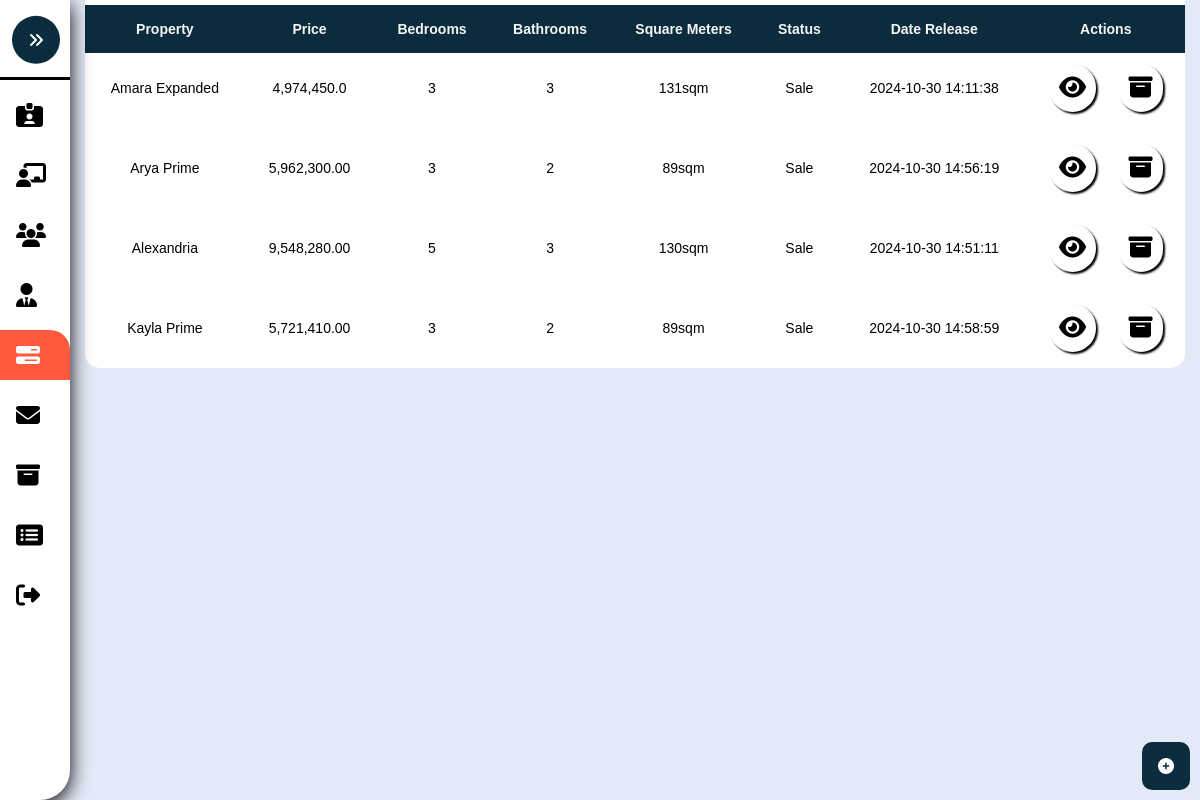
/Admin-Properties.php, run on an earlier commit of the app's database.
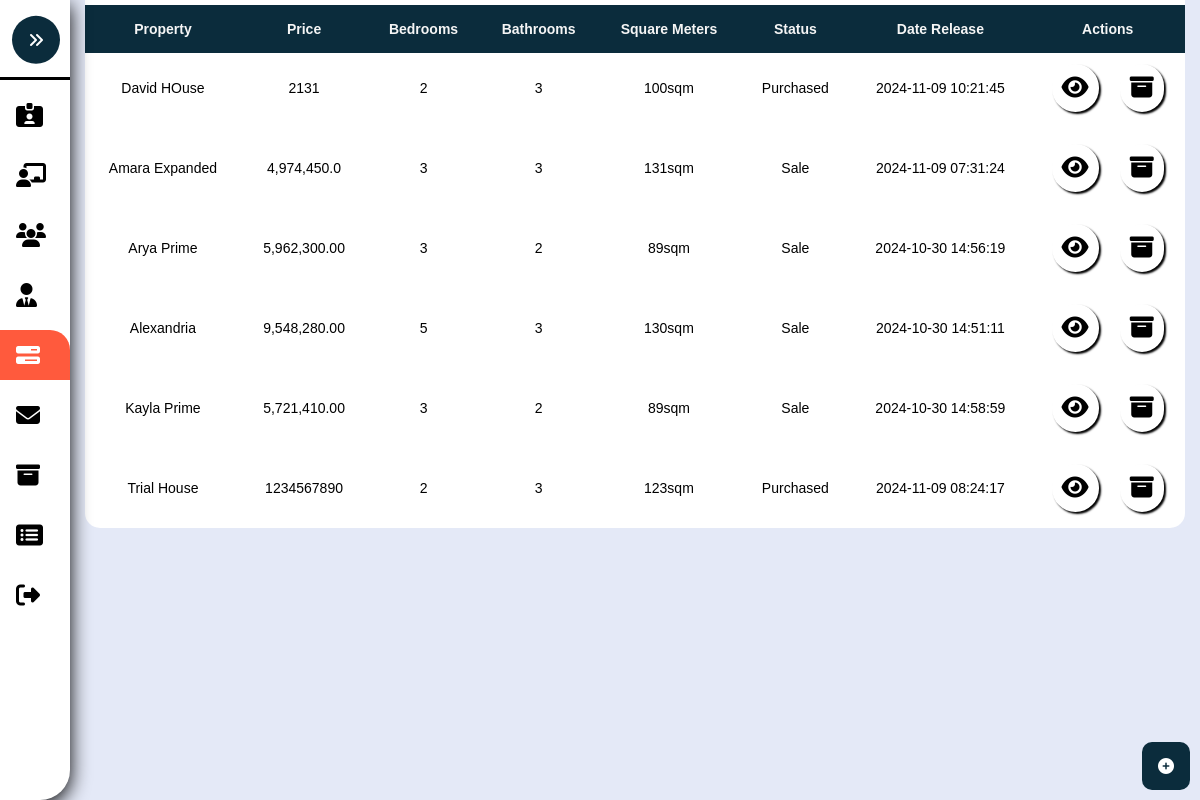
And on a later commit of the database.
### tables this page shows
CREATE TABLE `properties` (
  `PropertyID` int(8) NOT NULL,
  `Property` varchar(255) NOT NULL,
  `Description` varchar(255) NOT NULL,
  `Price` varchar(255) NOT NULL,
  `Bedrooms` int(8) NOT NULL,
  `Bathrooms` int(8) NOT NULL,
  `Lot` varchar(255) NOT NULL,
  `Block` varchar(255) NOT NULL,
  `Phase` varchar(255) NOT NULL,
  `Area_sqft` varchar(255) NOT NULL,
  `VirtualTour` varchar(255) NOT NULL,
  `Calendar` timestamp NOT NULL DEFAULT current_timestamp(),
  `Status` varchar(255) NOT NULL,
  `IExterior` longblob DEFAULT NULL,
  `IBedroom` longblob DEFAULT NULL,
  `IBathroom` longblob DEFAULT NULL,
  `IAttic` longblob DEFAULT NULL,
  `IDining` longblob DEFAULT NULL,
  `Role` varchar(255) NOT NULL
);

### Admin-Properties.php (the view, shortened to what this page needs)
<?php
	include './Assets/Php/Connection.php';
?>
<!DOCTYPE html>
<html>
<head>
	<link rel="stylesheet" type="text/css" href="./Assets/Css/Admin.css?v=<?php echo time(); ?>">
</head>
<body>
	<nav class="sidebar close" id="sidebar">
		<header>
			<figure class="image-container">
			</figure>
			<button class="toggle">
				<i class="fa-solid fa-angles-right"></i>
			</button>
		</header>
		<div class="menu-bar">
			<div class="menu">
				<ul class="menu-links">
					<li class="nav-link">
						<a href="./Admin-Account.php" >
							<i class="fa-solid fa-id-card-clip"></i>
						</a>
					</li>
					<li class="nav-link">
						<a href="./Admin-Pending.php">
							<i class="fa-solid fa-chalkboard-user"></i>
						</a>
					</li>
					<li class="nav-link">
						<a href="./Admin-Users.php" class="dashboard-list-item " >
							<i class="fa-solid fa-users"></i>
						</a>
					</li>
					<li class="nav-link">
						<a href="./Admin-Management.php" class="dashboard-list-item ">
							<i class="fa-solid fa-user-tie"></i>
						</a>
					</li>
					<li class="nav-link">
						<a href="./Admin-Properties.php" class="dashboard-list-item active">
							<i class="fa-solid fa-bars-progress"></i>
						</a>
					</li>
					<li class="nav-link">
						<a href="Admin-Message.php" class="dashboard-list-item">
							<i class="fa-solid fa-envelope"></i>
						</a>
					</li>
					<li class="nav-link">
						<a href="./Admin-Archieve.php" class="dashboard-list-item">
							<i class="fa-solid fa-box-archive"></i>
						</a>
					</li>
					<li class="nav-link">
						<a href="Admin-SoldProperties.php" class="dashboard-list-item">
							<i class="fa-solid fa-rectangle-list"></i>
						</a>
					</li>
					<li class="nav-link">
						<a href="./Assets/Php/Logout.php" class="dashboard-list-item">
							<i class="fa-solid fa-right-from-bracket"></i>
						</a>
					</li>
				</ul>
			</div>
		</div>
	</nav>
	<main class="main">
		<section class="Table-section" id="Table-Section">
			<div class="container">
				<table class="table" id="table">
					<tr>
						<th>Property</th>
						<th>Price</th>
						<th>Bedrooms</th>
						<th>Bathrooms</th>
						<th>Square Meters</th>
						<th>Status</th>
						<th>Date Release</th>
						<th class="action-center">Actions</th>
					</tr>
					<?php
						$sql = "SELECT * FROM properties";
						$rs = mysqli_query($conn, $sql);
						if($rs){
							while ($row = mysqli_fetch_assoc($rs)) {
								$PropertyID = $row['PropertyID'];
								$Property = $row['Property'];
								$Price = $row['Price'];
								$Bedrooms = $row['Bedrooms'];
								$Bathrooms = $row['Bathrooms'];
								$Area_sqft = $row['Area_sqft'];
								$Date = $row['Calendar'];
								$Status = $row['Status'];
								echo "
								<tr>
									<td>".$Property."</td>
									<td>".$Price."</td>
									<td>".$Bedrooms."</td>
									<td>".$Bathrooms."</td>
									<td>".$Area_sqft."</td>
									<td>".$Status."</td>
									<td>".$Date."</td>
							<td class='td-action'>
								<a href='./Admin-ViewProperties.php?ViewID=".$PropertyID."' class='custom-tooltip' data-title='View/Edit'><i class='fa-solid fa-eye'></i></a>
								<a href='./Assets/Php/Admin.php?archiveID=".$PropertyID."&value=Property' onclick='return archiveConfirmation()'' class='custom-tooltip' data-title='Archive'>
										<i class='fa-solid fa-box-archive' ></i>
										</a>
							</td>
								</tr>
								";
							}
						}
					?>
				</table>
			</div>
		</section>
	</main>
	<section class="Dialog-Section">
		<div class="float-diagram">
			<button onclick="OpenDialog()"><i class="fa-solid fa-circle-plus"></i></button>
		</div>
	</section>
</body>
</html>

What changed in the data, as far as the page shows it:
added properties: Property "David HOuse", Price "2131", Bedrooms "2", Bathrooms "3", Area_sqft "100sqm", Status "Purchased", Calendar "2024-11-09 10:21:45"
changed properties "Amara Expanded": Calendar "2024-10-30 14:11:38" → "2024-11-09 07:31:24"
added properties: Property "Trial House", Price "1234567890", Bedrooms "2", Bathrooms "3", Area_sqft "123sqm", Status "Purchased", Calendar "2024-11-09 08:24:17"
